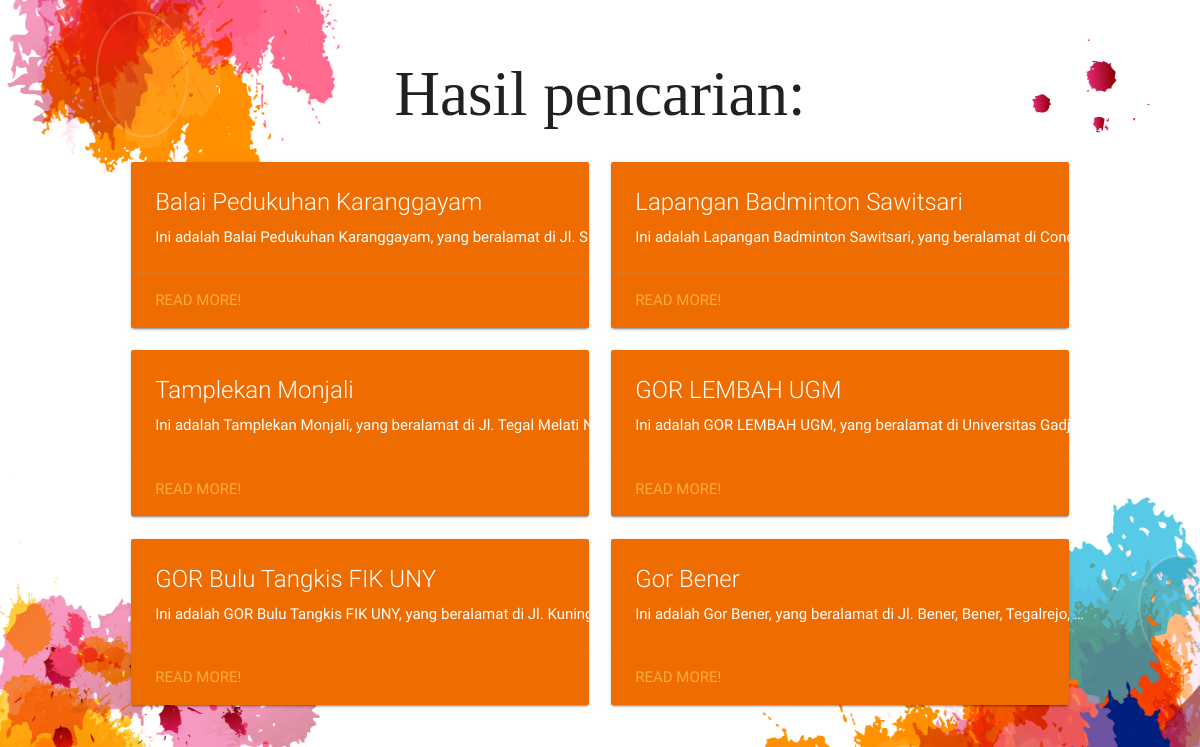
/badminton, run on the app's committed database.
### olahfisik/models.py (models this page shows, shortened)
class Venue(models.Model):
    name = models.CharField(max_length=32)
    address = models.CharField(max_length=265, null=True)
    telephone = models.CharField(max_length=16, null=True)
    open = models.TimeField(null=True, blank=True)
    close = models.TimeField(null=True, blank=True)
    busy = models.TimeField(null=True, blank=True)
    longitude = models.FloatField()
    latitude = models.FloatField()
    rating = models.CharField(max_length=16, null=True)
    type = models.CharField(choices = TYPE_CHOICES, max_length = 2)

### olahfisik/views.py (the view)
# urls.py: url(r'^badminton', views.bad_view, name='bad'),
def bad_view(request):
    venues = Venue.objects.filter(type=2)
    return render(request, 'olahfisik/bad.html', {'venues' : venues})

### olahfisik/templates/olahfisik/bad.html (shortened to what this page needs)
{% load staticfiles %}
<!DOCTYPE html>
<html>
    <head>
				<link type="text/css" rel="stylesheet" href="{% static "css/materialize.css" %}">
				<link type="text/css" rel="stylesheet" href="{% static "css/materialize.min.css" %}">
        <link type="text/css" rel="stylesheet" href="{% static "css/result.css" %}">
    </head>
    <body>
        <div>
            <h1>Hasil pencarian:</h1>
        </div>
				<div class="row">
					{% for venue in venues %}
							<div class="col s12 m6">
								<div class="card orange darken-3">
									<div class="card-content white-text">
										<span class="card-title">{{venue.name}}</span>
										<p style="width: 450px; white-space: nowrap; overflow: hidden; text-overflow: ellipsis">Ini adalah {{venue.name}}, yang beralamat di {{venue.address}}.</p>
									</div>
									<div class="card-action">
										<a href="{% url 'details' venue.id%}">Read More!</a>
									</div>
								</div>
							</div>
					{% endfor %}
				</div>
    </body>
</html>

### olahfisik/static/css/result.css (style rules this page uses)
body { background-image: url("../images/index-01.png"); background-size: 100% 100%; background-repeat: no-repeat; background-attachment: fixed; background-position: center; margin-left: 10%; margin-right: 10%; margin-bottom: 5%; margin-top: 5%; }
h1 { font-family: "Bebas Neue"; text-align: center; }

### data on the page
Venue: name "Balai Pedukuhan Karanggayam", address "Jl. S…"
Venue: name "Lapangan Badminton Sawitsari", address "Cond…"
Venue: name "Tamplekan Monjali", address "Jl. Tegal Melati N…"
Venue: name "GOR LEMBAH UGM", address "Universitas Gadj…"
Venue: name "GOR Bulu Tangkis FIK UNY", address "Jl. Kuning…"
Venue: name "Gor Bener", address "Jl. Bener, Bener, Tegalrejo,…"
